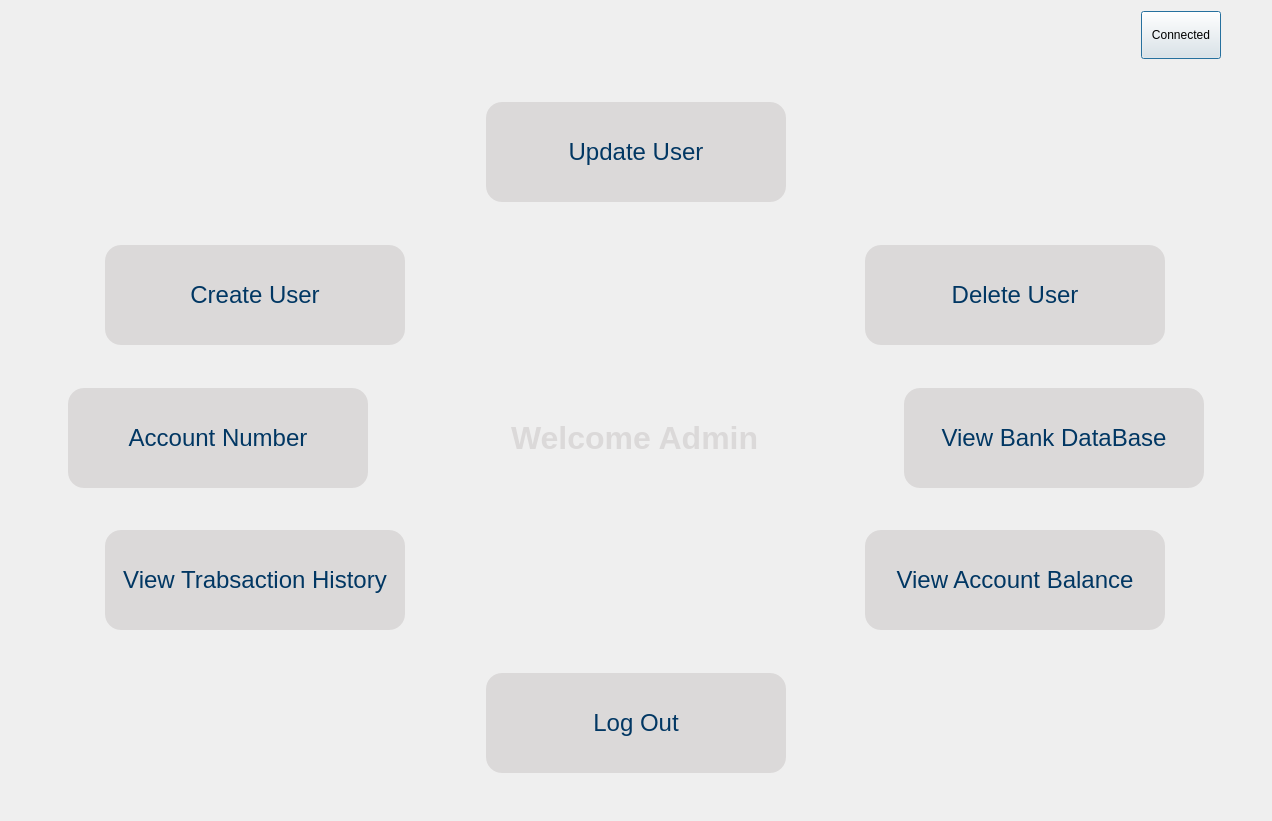
<?xml version="1.0" encoding="UTF-8"?>
<ui version="4.0">
 <class>AdminInterface</class>
 <widget class="QDialog" name="AdminInterface">
  <property name="geometry">
   <rect>
    <x>0</x>
    <y>0</y>
    <width>1272</width>
    <height>821</height>
   </rect>
  </property>
  <property name="windowTitle">
   <string>Dialog</string>
  </property>
  <property name="styleSheet">
   <string notr="true">AdminInterface{




background-color:#013763;





}</string>
  </property>
  <layout class="QVBoxLayout" name="verticalLayout">
   <item>
    <layout class="QHBoxLayout" name="horizontalLayout_6">
     <item>
      <spacer name="horizontalSpacer_15">
       <property name="orientation">
        <enum>Qt::Horizontal</enum>
       </property>
       <property name="sizeHint" stdset="0">
        <size>
         <width>40</width>
         <height>20</height>
        </size>
       </property>
      </spacer>
     </item>
     <item>
      <widget class="QPushButton" name="pushButton_connectState">
       <property name="styleSheet">
        <string notr="true">QPushButton{


height:40px;


}</string>
       </property>
       <property name="text">
        <string>Connected</string>
       </property>
      </widget>
     </item>
     <item>
      <spacer name="horizontalSpacer_16">
       <property name="orientation">
        <enum>Qt::Horizontal</enum>
       </property>
       <property name="sizeType">
        <enum>QSizePolicy::Preferred</enum>
       </property>
       <property name="sizeHint" stdset="0">
        <size>
         <width>40</width>
         <height>20</height>
        </size>
       </property>
      </spacer>
     </item>
    </layout>
   </item>
   <item>
    <spacer name="verticalSpacer_2">
     <property name="orientation">
      <enum>Qt::Vertical</enum>
     </property>
     <property name="sizeHint" stdset="0">
      <size>
       <width>20</width>
       <height>40</height>
      </size>
     </property>
    </spacer>
   </item>
   <item>
    <layout class="QHBoxLayout" name="horizontalLayout_5">
     <item>
      <spacer name="horizontalSpacer_5">
       <property name="orientation">
        <enum>Qt::Horizontal</enum>
       </property>
       <property name="sizeType">
        <enum>QSizePolicy::Preferred</enum>
       </property>
       <property name="sizeHint" stdset="0">
        <size>
         <width>40</width>
         <height>20</height>
        </size>
       </property>
      </spacer>
     </item>
     <item>
      <widget class="QPushButton" name="pbUpdateUser">
       <property name="minimumSize">
        <size>
         <width>300</width>
         <height>100</height>
        </size>
       </property>
       <property name="styleSheet">
        <string notr="true">QPushButton{

border: none;
background-color: #DBD9D9;
border-radius:16px;
color:#013763;
max-width:300px;
max-height:100px;
font-size:24px;
}
</string>
       </property>
       <property name="text">
        <string>Update User</string>
       </property>
      </widget>
     </item>
     <item>
      <spacer name="horizontalSpacer_6">
       <property name="orientation">
        <enum>Qt::Horizontal</enum>
       </property>
       <property name="sizeType">
        <enum>QSizePolicy::Preferred</enum>
       </property>
       <property name="sizeHint" stdset="0">
        <size>
         <width>40</width>
         <height>20</height>
        </size>
       </property>
      </spacer>
     </item>
    </layout>
   </item>
   <item>
    <spacer name="verticalSpacer">
     <property name="orientation">
      <enum>Qt::Vertical</enum>
     </property>
     <property name="sizeType">
      <enum>QSizePolicy::Preferred</enum>
     </property>
     <property name="sizeHint" stdset="0">
      <size>
       <width>20</width>
       <height>40</height>
      </size>
     </property>
    </spacer>
   </item>
   <item>
    <layout class="QHBoxLayout" name="horizontalLayout">
     <item>
      <spacer name="horizontalSpacer_7">
       <property name="orientation">
        <enum>Qt::Horizontal</enum>
       </property>
       <property name="sizeType">
        <enum>QSizePolicy::Preferred</enum>
       </property>
       <property name="sizeHint" stdset="0">
        <size>
         <width>40</width>
         <height>20</height>
        </size>
       </property>
      </spacer>
     </item>
     <item>
      <widget class="QPushButton" name="pbCreateUser">
       <property name="minimumSize">
        <size>
         <width>300</width>
         <height>100</height>
        </size>
       </property>
       <property name="styleSheet">
        <string notr="true">QPushButton{

border: none;
background-color: #DBD9D9;
border-radius:16px;
color:#013763;
max-width:300px;
max-height:100px;
font-size:24px;
}
</string>
       </property>
       <property name="text">
        <string>Create User</string>
       </property>
      </widget>
     </item>
     <item>
      <spacer name="horizontalSpacer">
       <property name="orientation">
        <enum>Qt::Horizontal</enum>
       </property>
       <property name="sizeType">
        <enum>QSizePolicy::Preferred</enum>
       </property>
       <property name="sizeHint" stdset="0">
        <size>
         <width>400</width>
         <height>20</height>
        </size>
       </property>
      </spacer>
     </item>
     <item>
      <widget class="QPushButton" name="pbDeleteeUser">
       <property name="minimumSize">
        <size>
         <width>300</width>
         <height>100</height>
        </size>
       </property>
       <property name="styleSheet">
        <string notr="true">QPushButton{

border: none;
background-color: #DBD9D9;
border-radius:16px;
color:#013763;
max-width:300px;
min-height:100px;
font-size:24px;
}
</string>
       </property>
       <property name="text">
        <string>Delete User</string>
       </property>
      </widget>
     </item>
     <item>
      <spacer name="horizontalSpacer_8">
       <property name="orientation">
        <enum>Qt::Horizontal</enum>
       </property>
       <property name="sizeType">
        <enum>QSizePolicy::Preferred</enum>
       </property>
       <property name="sizeHint" stdset="0">
        <size>
         <width>40</width>
         <height>20</height>
        </size>
       </property>
      </spacer>
     </item>
    </layout>
   </item>
   <item>
    <spacer name="verticalSpacer_3">
     <property name="orientation">
      <enum>Qt::Vertical</enum>
     </property>
     <property name="sizeType">
      <enum>QSizePolicy::Preferred</enum>
     </property>
     <property name="sizeHint" stdset="0">
      <size>
       <width>20</width>
       <height>40</height>
      </size>
     </property>
    </spacer>
   </item>
   <item>
    <layout class="QHBoxLayout" name="horizontalLayout_2">
     <item>
      <spacer name="horizontalSpacer_9">
       <property name="orientation">
        <enum>Qt::Horizontal</enum>
       </property>
       <property name="sizeType">
        <enum>QSizePolicy::Preferred</enum>
       </property>
       <property name="sizeHint" stdset="0">
        <size>
         <width>40</width>
         <height>20</height>
        </size>
       </property>
      </spacer>
     </item>
     <item>
      <widget class="QPushButton" name="pbGetAccountNum">
       <property name="maximumSize">
        <size>
         <width>300</width>
         <height>100</height>
        </size>
       </property>
       <property name="styleSheet">
        <string notr="true">QPushButton{

border: none;
background-color: #DBD9D9;
border-radius:16px;
color:#013763;
min-width:300px;
min-height:100px;
font-size:24px;
}</string>
       </property>
       <property name="text">
        <string>Account Number</string>
       </property>
      </widget>
     </item>
     <item>
      <spacer name="horizontalSpacer_3">
       <property name="orientation">
        <enum>Qt::Horizontal</enum>
       </property>
       <property name="sizeType">
        <enum>QSizePolicy::Preferred</enum>
       </property>
       <property name="sizeHint" stdset="0">
        <size>
         <width>120</width>
         <height>20</height>
        </size>
       </property>
      </spacer>
     </item>
     <item>
      <widget class="QLabel" name="label">
       <property name="maximumSize">
        <size>
         <width>250</width>
         <height>16777215</height>
        </size>
       </property>
       <property name="styleSheet">
        <string notr="true">QLabel{


color : #DBD9D9;
font-size: 32px;
font-weight:bold;
width : 452px;
height: 39px;


}</string>
       </property>
       <property name="lineWidth">
        <number>1</number>
       </property>
       <property name="text">
        <string>Welcome Admin</string>
       </property>
      </widget>
     </item>
     <item>
      <spacer name="horizontalSpacer_2">
       <property name="orientation">
        <enum>Qt::Horizontal</enum>
       </property>
       <property name="sizeType">
        <enum>QSizePolicy::Preferred</enum>
       </property>
       <property name="sizeHint" stdset="0">
        <size>
         <width>120</width>
         <height>20</height>
        </size>
       </property>
      </spacer>
     </item>
     <item>
      <widget class="QPushButton" name="pbViewDB">
       <property name="minimumSize">
        <size>
         <width>300</width>
         <height>100</height>
        </size>
       </property>
       <property name="styleSheet">
        <string notr="true">QPushButton{

border: none;
background-color: #DBD9D9;
border-radius:16px;
color:#013763;
max-width:300px;
max-height:100px;
font-size:24px;
}
</string>
       </property>
       <property name="text">
        <string>View Bank DataBase</string>
       </property>
      </widget>
     </item>
     <item>
      <spacer name="horizontalSpacer_10">
       <property name="orientation">
        <enum>Qt::Horizontal</enum>
       </property>
       <property name="sizeType">
        <enum>QSizePolicy::Preferred</enum>
       </property>
       <property name="sizeHint" stdset="0">
        <size>
         <width>40</width>
         <height>20</height>
        </size>
       </property>
      </spacer>
     </item>
    </layout>
   </item>
   <item>
    <spacer name="verticalSpacer_5">
     <property name="orientation">
      <enum>Qt::Vertical</enum>
     </property>
     <property name="sizeType">
      <enum>QSizePolicy::Preferred</enum>
     </property>
     <property name="sizeHint" stdset="0">
      <size>
       <width>20</width>
       <height>40</height>
      </size>
     </property>
    </spacer>
   </item>
   <item>
    <layout class="QHBoxLayout" name="horizontalLayout_3">
     <item>
      <spacer name="horizontalSpacer_11">
       <property name="orientation">
        <enum>Qt::Horizontal</enum>
       </property>
       <property name="sizeType">
        <enum>QSizePolicy::Preferred</enum>
       </property>
       <property name="sizeHint" stdset="0">
        <size>
         <width>40</width>
         <height>20</height>
        </size>
       </property>
      </spacer>
     </item>
     <item>
      <widget class="QPushButton" name="pbViewTransHistory">
       <property name="minimumSize">
        <size>
         <width>300</width>
         <height>100</height>
        </size>
       </property>
       <property name="styleSheet">
        <string notr="true">QPushButton{

border: none;
background-color: #DBD9D9;
border-radius:16px;
color:#013763;
max-width:300px;
max-height:100px;
font-size:24px;
}
</string>
       </property>
       <property name="text">
        <string>View Trabsaction History</string>
       </property>
      </widget>
     </item>
     <item>
      <spacer name="horizontalSpacer_4">
       <property name="orientation">
        <enum>Qt::Horizontal</enum>
       </property>
       <property name="sizeType">
        <enum>QSizePolicy::Preferred</enum>
       </property>
       <property name="sizeHint" stdset="0">
        <size>
         <width>400</width>
         <height>20</height>
        </size>
       </property>
      </spacer>
     </item>
     <item>
      <widget class="QPushButton" name="pbGetAccountBalance">
       <property name="minimumSize">
        <size>
         <width>300</width>
         <height>100</height>
        </size>
       </property>
       <property name="styleSheet">
        <string notr="true">QPushButton{

border: none;
background-color: #DBD9D9;
border-radius:16px;
color:#013763;
max-width:300px;
max-height:100px;
font-size:24px;
}
</string>
       </property>
       <property name="text">
        <string>View Account Balance</string>
       </property>
      </widget>
     </item>
     <item>
      <spacer name="horizontalSpacer_12">
       <property name="orientation">
        <enum>Qt::Horizontal</enum>
       </property>
       <property name="sizeType">
        <enum>QSizePolicy::Preferred</enum>
       </property>
       <property name="sizeHint" stdset="0">
        <size>
         <width>40</width>
         <height>20</height>
        </size>
       </property>
      </spacer>
     </item>
    </layout>
   </item>
   <item>
    <spacer name="verticalSpacer_6">
     <property name="orientation">
      <enum>Qt::Vertical</enum>
     </property>
     <property name="sizeType">
      <enum>QSizePolicy::Preferred</enum>
     </property>
     <property name="sizeHint" stdset="0">
      <size>
       <width>20</width>
       <height>40</height>
      </size>
     </property>
    </spacer>
   </item>
   <item>
    <layout class="QHBoxLayout" name="horizontalLayout_4">
     <item>
      <spacer name="horizontalSpacer_13">
       <property name="orientation">
        <enum>Qt::Horizontal</enum>
       </property>
       <property name="sizeType">
        <enum>QSizePolicy::Preferred</enum>
       </property>
       <property name="sizeHint" stdset="0">
        <size>
         <width>40</width>
         <height>20</height>
        </size>
       </property>
      </spacer>
     </item>
     <item>
      <widget class="QPushButton" name="pushButton_logout">
       <property name="minimumSize">
        <size>
         <width>300</width>
         <height>100</height>
        </size>
       </property>
       <property name="styleSheet">
        <string notr="true">QPushButton{

border: none;
background-color: #DBD9D9;
border-radius:16px;
color:#013763;
max-width:300px;
max-height:100px;
font-size:24px;
}
</string>
       </property>
       <property name="text">
        <string>Log Out</string>
       </property>
      </widget>
     </item>
     <item>
      <spacer name="horizontalSpacer_14">
       <property name="orientation">
        <enum>Qt::Horizontal</enum>
       </property>
       <property name="sizeType">
        <enum>QSizePolicy::Preferred</enum>
       </property>
       <property name="sizeHint" stdset="0">
        <size>
         <width>40</width>
         <height>20</height>
        </size>
       </property>
      </spacer>
     </item>
    </layout>
   </item>
   <item>
    <spacer name="verticalSpacer_4">
     <property name="orientation">
      <enum>Qt::Vertical</enum>
     </property>
     <property name="sizeHint" stdset="0">
      <size>
       <width>20</width>
       <height>40</height>
      </size>
     </property>
    </spacer>
   </item>
  </layout>
 </widget>
 <resources/>
 <connections/>
</ui>
